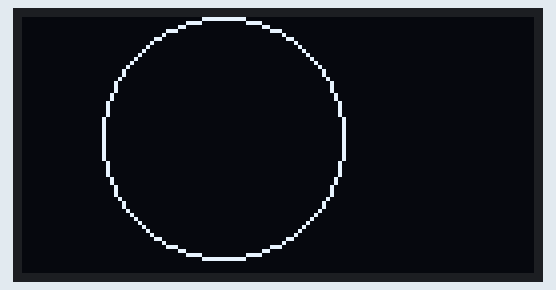
The sketch below on a simulated ESP32. Shown: 128×64 one-colour display.

Above: at 2.1 s.
At 3.1 s:
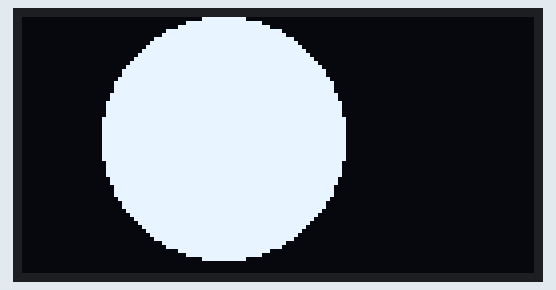
At 4.2 s:
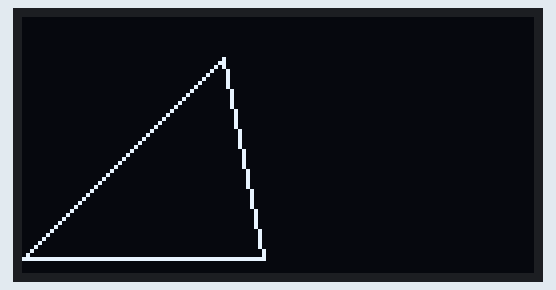
At 5.2 s:
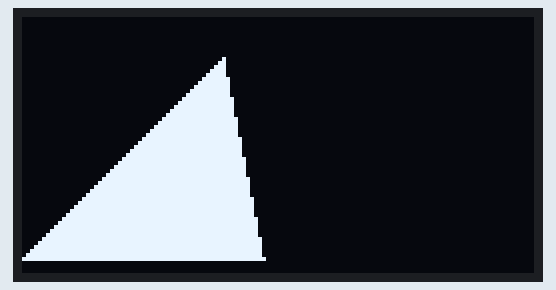
At 6.2 s:
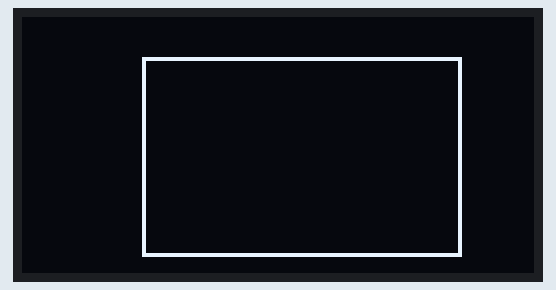
At 7.2 s:
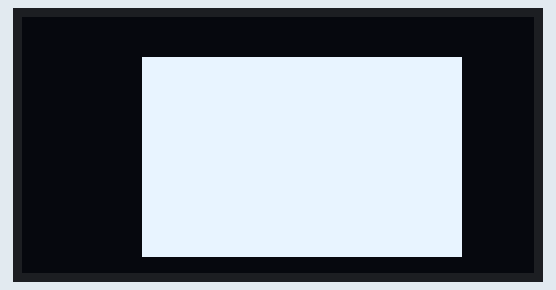

Measured:
- by itself, everything shown: repeats every 6.2 s, in 6 steps
- what the display in image 0 shows lasts 1.0 s, from 2.1 s to 3.1 s

The sketch:

sketch.ino
```cpp
#include <SPI.h>
#include <Wire.h>
#include <Adafruit_GFX.h>
#include <Adafruit_SSD1306.h>
#define SCREEN_WIDTH 128
#define SCREEN_HEIGHT 64
#define OLED_RESET 4

Adafruit_SSD1306 display(SCREEN_WIDTH,SCREEN_HEIGHT, &Wire, -1);

void setup() {
  Serial.begin(9600);
  if(!display.begin(SSD1306_SWITCHCAPVCC, 0x3C)){
    Serial.println(F("Failed to start SSD1306 oled"));
    while(1);
  }
  delay(2000);
  display.setCursor(0,0);
}

void loop() {
  display.clearDisplay();
  display.drawCircle(50,30,30,WHITE);
  display.display();
  delay(1000);

  display.clearDisplay();
  display.fillCircle(50,30,30,WHITE);
  display.display();
  delay(1000);

  display.clearDisplay();
  display.drawTriangle(50,10,0,60,60,60,WHITE);
  display.display();
  delay(1000);

  display.clearDisplay();
  display.fillTriangle(50,10,0,60,60,60,WHITE);
  display.display();
  delay(1000);

  display.clearDisplay();
  display.drawRect(30,10,80,50,WHITE);
  display.display();
  delay(1000);

  display.clearDisplay();
  display.fillRect(30,10,80,50,WHITE);
  display.display();
  delay(1000);
}
```
